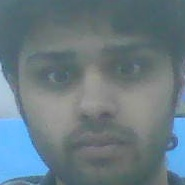
#> input picture dataset/KR Roshan_1.jpg, 185 x 185 px; its folder holds 4 pictures in this run
$ python model_train.py
#> lines starting #> are read from the running program, lines starting #| are printed output that depends on the picture
import cv2
import os
import pickle

dataset_path = 'dataset'
features_file = 'features.pkl'
names_file = 'names.pkl'

# Initialize ORB detector
orb = cv2.ORB_create()

def extract_features():
    all_features = []
    all_names = []

    # Iterate over all images in the dataset folder
    for file in os.listdir(dataset_path):
        if file.endswith(".jpg"):
            img_path = os.path.join(dataset_path, file)
            img = cv2.imread(img_path, 0)  # Load in grayscale
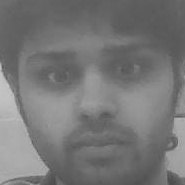
#> img: shape (185, 185); min 74, max 200, mean 118.8
            keypoints, descriptors = orb.detectAndCompute(img, None)
#> keypoints = 3 keypoints; (x, y, size): (50, 76, 44.6), (32, 142, 31), (135, 66, 31)

            if descriptors is not None:
                all_features.append(descriptors)
                all_names.append(file.split('_')[0])  # Extract user name from the file
#> pass 2 of the loop in extract_features, `for file in os.listdir(dataset_path):`:
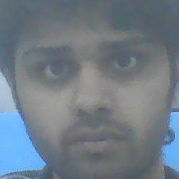
#> input picture dataset/KR Roshan_10.jpg, 179 x 179 px
#> in extract_features, `img = cv2.imread(img_path, 0)`:
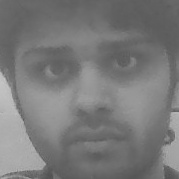
#> img: shape (179, 179); min 81, max 198, mean 121.3
#> keypoints = 3 keypoints; (x, y, size): (48, 68, 44.6), (132, 58, 37.2), (131, 58, 44.6)
#> pass 3 of the loop in extract_features, `for file in os.listdir(dataset_path):`:
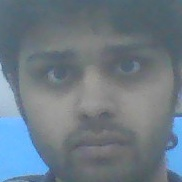
#> input picture dataset/KR Roshan_2.jpg, 182 x 182 px
#> in extract_features, `img = cv2.imread(img_path, 0)`:
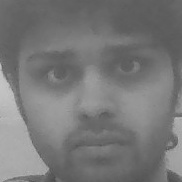
#> img: shape (182, 182); min 74, max 199, mean 119.9
#> keypoints = 6 keypoints; (x, y, size): (52, 72, 37.2), (50, 72, 44.6), (52, 71, 31), (83, 116, 64.3), (134, 62, 37.2), (134, 62, 44.6)
#> the loop made 4 passes; the first 3 are shown

    # Save features and names using pickle
    with open(features_file, 'wb') as f:
        pickle.dump(all_features, f)
    with open(names_file, 'wb') as f:
        pickle.dump(all_names, f)

    print("Features and names saved successfully.")

# Call the function to extract features
extract_features()
